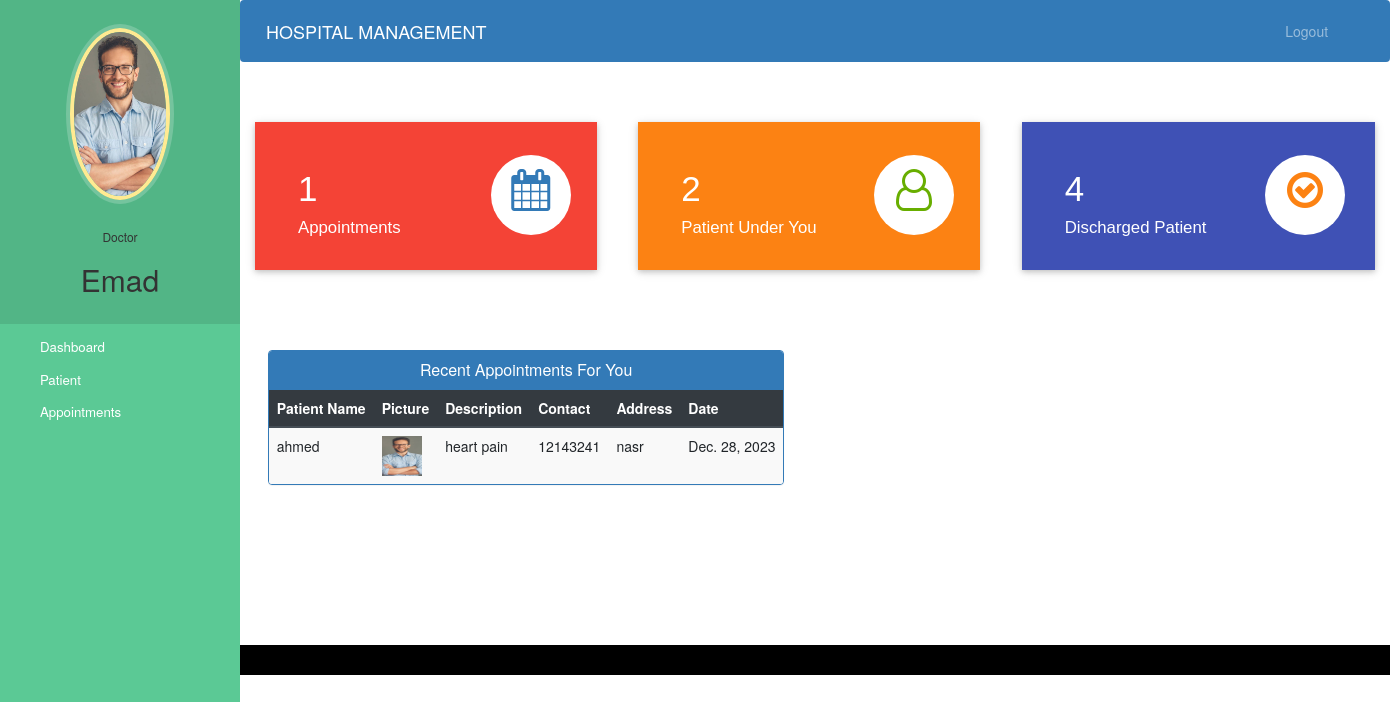
/doctor-dashboard (signed in), run on the app's committed database.
### hospital/models.py (models this page shows, shortened)
class Doctor(models.Model):
    user=models.OneToOneField(User,on_delete=models.CASCADE)
    profile_pic= models.ImageField(upload_to='profile_pic/DoctorProfilePic/',null=True,blank=True)
    address = models.CharField(max_length=40)
    mobile = models.CharField(max_length=20,null=True)
    department= models.CharField(max_length=50,choices=departments,default='Cardiologist')
    status=models.BooleanField(default=False)

class Appointment(models.Model):
    patientId=models.PositiveIntegerField(null=True)
    doctorId=models.PositiveIntegerField(null=True)
    patientName=models.CharField(max_length=40,null=True)
    doctorName=models.CharField(max_length=40,null=True)
    appointmentDate=models.DateField(auto_now=True)
    description=models.TextField(max_length=500)
    status=models.BooleanField(default=False)

class Patient(models.Model):
    user=models.OneToOneField(User,on_delete=models.CASCADE)
    profile_pic= models.ImageField(upload_to='profile_pic/PatientProfilePic/',null=True,blank=True)
    address = models.CharField(max_length=40)
    mobile = models.CharField(max_length=20,null=False)
    symptoms = models.CharField(max_length=100,null=False)
    assignedDoctorId = models.PositiveIntegerField(null=True)
    admitDate=models.DateField(auto_now=True)
    status=models.BooleanField(default=False)

### hospital/views.py (the view)
# urls.py: path('doctor-dashboard', views.doctor_dashboard_view,name='doctor-dashboard'),
@login_required(login_url='doctorlogin')
@user_passes_test(is_doctor)
def doctor_dashboard_view(request):
    patientcount=models.Patient.objects.all().filter(status=True,assignedDoctorId=request.user.id).count()
    appointmentcount=models.Appointment.objects.all().filter(status=True,doctorId=request.user.id).count()
    patientdischarged=models.PatientDischargeDetails.objects.all().distinct().filter(assignedDoctorName=request.user.first_name).count()
    appointments=models.Appointment.objects.all().filter(status=True,doctorId=request.user.id).order_by('-id')
    patientid=[]
    for a in appointments:
        patientid.append(a.patientId)
    patients=models.Patient.objects.all().filter(status=True,user_id__in=patientid).order_by('-id')
    appointments=zip(appointments,patients)
    mydict={
    'patientcount':patientcount,
    'appointmentcount':appointmentcount,
    'patientdischarged':patientdischarged,
    'appointments':appointments,
    'doctor':models.Doctor.objects.get(user_id=request.user.id), #for profile picture of doctor in sidebar
    }
    return render(request,'hospital/doctor_dashboard.html',context=mydict)

### hospital/views.py (called while the page is built)
def is_doctor(user):
    return user.groups.filter(name='DOCTOR').exists()

### templates/hospital/doctor_dashboard.html
{% extends 'hospital/doctor_base.html' %}
{% load static %}
{% block content %}
{%include 'hospital/doctor_dashboard_cards.html'%}
<br><br><br><br>
<div class="container">
  <div class="row">
    <div class="panel panel-primary" style="margin-left:2%;">
      <div class="panel-heading" style="text-align:center;">
        <h6 class="panel-title">Recent Appointments For You</h6>
      </div>
      <table class="table table-hover table-striped" id="dev-table">
        <thead class="thead-dark">
          <tr>
            <th>Patient Name</th>
            <th>Picture</th>
            <th>Description</th>
            <th>Contact</th>
            <th>Address</th>
            <th>Date</th>
          </tr>
        </thead>
        {% for a,p in appointments %}
        <tr>
          <td>{{a.patientName}}</td>
          <td> <img src="{% static p.profile_pic.url %}" alt="Profile Pic" height="40px" width="40px" /></td>
          <td>{{a.description}}</td>
          <td>{{p.mobile}}</td>
          <td>{{p.address}}</td>
          <td>{{a.appointmentDate}}</td>
        </tr>
        {% endfor %}
      </table>
    </div>
  </div>
</div>
{% endblock content %}

### templates/hospital/doctor_base.html (shortened to what this page needs)
<!DOCTYPE html>
{% load static %}
<html lang="en">
<head>
  <link rel="stylesheet" href="https://stackpath.bootstrapcdn.com/bootstrap/4.3.1/css/bootstrap.min.css">
  <link rel="stylesheet" href="https://maxcdn.bootstrapcdn.com/font-awesome/4.7.0/css/font-awesome.min.css">
</head>
<body>
  <nav class="menu" tabindex="0">
    <header class="avatar">
      <img src="{% static doctor.profile_pic.url %}" alt="Profile Pic" />
      <br><br>
      <h6>Doctor</h6>
      <h2>{{request.user.first_name}}</h2>
    </header>
    <ul>
      <li tabindex="0" class="icon-dashboard"> <a style="color:white; text-decoration:none;" href="/doctor-dashboard"><span>Dashboard</span></a> </li>
      <li tabindex="0" class="icon-users"> <a style="color:white; text-decoration:none;" href="/doctor-patient"><span>Patient</span></a></li>
      <li tabindex="0" class="icon-calendar"> <a style="color:white; text-decoration:none;" href="/doctor-appointment"><span>Appointments</span></a></li>
    </ul>
  </nav>
  <main>
    <div class="bs-example">
      <nav class="navbar navbar-expand-md  navbar-dark fixed-top" style="background:#337AB7;">
        <a href="/doctor-dashboard" class="navbar-brand">HOSPITAL MANAGEMENT</a>
        <div class="collapse navbar-collapse justify-content-between" id="navbarCollapse">
          <div class="navbar-nav" style=" margin-left: 90%;">
            <a href="/logout" class="nav-item nav-link">Logout</a>
          </div>
        </div>
      </nav>
    </div>
    <br><br>
    {% block content %}
    {% endblock content %}
    <br><br><br><br><br><br><br>
    <footer>
      <br>
      <div class="container">
        <div class="row">
          <div class="col-md-12 col-sm-12">
          </div>
        </div>
      </div>
    </footer>
  </main>
</body>
</html>

### templates/hospital/doctor_base.html (style rules this page uses)
a:link { text-decoration: none; }
a { color: white; }
footer { padding: 0px 0px 0px 0px; background-color: black; margin: 0px; }
body { padding-left: 240px; }
main { position: relative; height: 100vh; }
.menu { background: #5bc995; height: 100vh; width: 240px; position: fixed; top: 0px; left: 0; z-index: 5; outline: none; }
.menu .avatar { background: rgba(0, 0, 0, 0.1); padding: 2em 0.5em; text-align: center; }
.menu .avatar img { width: 100px; border-radius: 50%; overflow: hidden; border: 4px solid #ffea92; box-shadow: 0 0 0 4px rgba(255, 255, 255, 0.2); }
.menu .avatar h2 { font-weight: normal; margin-bottom: 0; }
.menu ul { list-style: none; padding: 0.5em 0; margin: 0; }
.menu ul li { padding: 0.5em 1em 0.5em 3em; font-size: 0.95em; font-weight: regular; background-repeat: no-repeat; background-position: left 15px center; background-size: auto 20px; transition: all 0.15s linear; cursor: pointer; }
.menu ul li.icon-dashboard { background-image: url("http://www.entypo.com/images//gauge.svg"); }
.menu ul li.icon-users { background-image: url("http://www.entypo.com/images//users.svg"); }
.menu ul li.icon-calendar { background-image: url("http://www.entypo.com/images//calendar.svg"); }

### data on the page
Doctor: profile_pic (picture)
Appointment: patientName "ahmed", profile_pic (picture), description "heart pain", mobile "12143241", address "nasr", appointmentDate "Dec. 28, 2023"

### other printed values
{{ request.user.first_name }} "Emad"
{{ appointmentcount }} "1"
{{ patientcount }} "2"
{{ patientdischarged }} "4"
